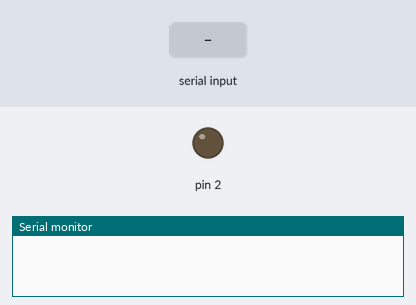
The sketch below on a simulated Arduino Uno, built with avr-gcc and run on an emulated ATmega328P. On the bench: output pins drawn as LEDs (lit = HIGH), the last lines printed to the serial monitor. Inputs (shaded band) come from the test bench.

Above: at 1.2 s.
1.3 s: "1\n" received over Serial
At 1.39 s:
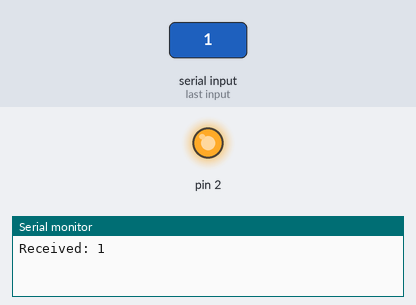
Timing chart, 0 to 4.3 s (numbered marks = the images above; inputs shaded):
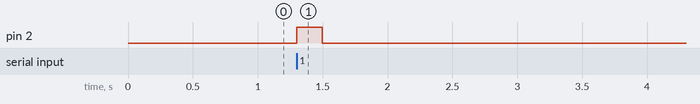

Measured:
- after the input at 1.3 s, pin 2: LOW → HIGH at once, → LOW 0.20 s later

The sketch:

listenSerial2DrivePump.ino.ino
```cpp
#include <Arduino_FreeRTOS.h>

// 任务句柄
TaskHandle_t xHandleSerialListener = NULL;
TaskHandle_t xHandlePinControl = NULL;

// 标志位，用于指示是否收到串口信息
volatile bool messageReceived = false;
// 高电平持续时间（毫秒）
const int highLevelDuration = 200;


// 串口监听任务
void vTaskSerialListener(void *pvParameters) {
    for (;;) {
        if (Serial.available() > 0) {
            // 读取串口信息
            String incomingMessage = Serial.readStringUntil('\n');
            // 打印接收到的信息
            Serial.print("Received: ");
            Serial.println(incomingMessage);
            // 设置标志位，表示收到信息
            messageReceived = true;
        }
        vTaskDelay(pdMS_TO_TICKS(10));  // 延时 10 毫秒
    }
}

// 引脚控制任务
void vTaskPinControl(void *pvParameters) {
    pinMode(2, OUTPUT);
    for (;;) {
        if (messageReceived) {
            digitalWrite(2, HIGH);
            vTaskDelay(pdMS_TO_TICKS(highLevelDuration));
            digitalWrite(2, LOW);
            // 重置标志位
            messageReceived = false;
        }
        vTaskDelay(pdMS_TO_TICKS(10));  // 延时 10 毫秒
    }
}

void setup() {
    // 初始化串口通信
    Serial.begin(9600);

    // 创建任务
    xTaskCreate(
        vTaskSerialListener,   // 任务函数
        "SerialListener",      // 任务名称
        128,                   // 任务栈大小
        NULL,                  // 传递给任务函数的参数
        1,                     // 任务优先级
        &xHandleSerialListener // 任务句柄
    );

    xTaskCreate(
        vTaskPinControl,   // 任务函数
        "PinControl",      // 任务名称
        128,               // 任务栈大小
        NULL,              // 传递给任务函数的参数
        1,                 // 任务优先级
        &xHandlePinControl // 任务句柄
    );
}

void loop() {
    // 主循环中不需要做任何事情，任务由 FreeRTOS 调度
}
```
